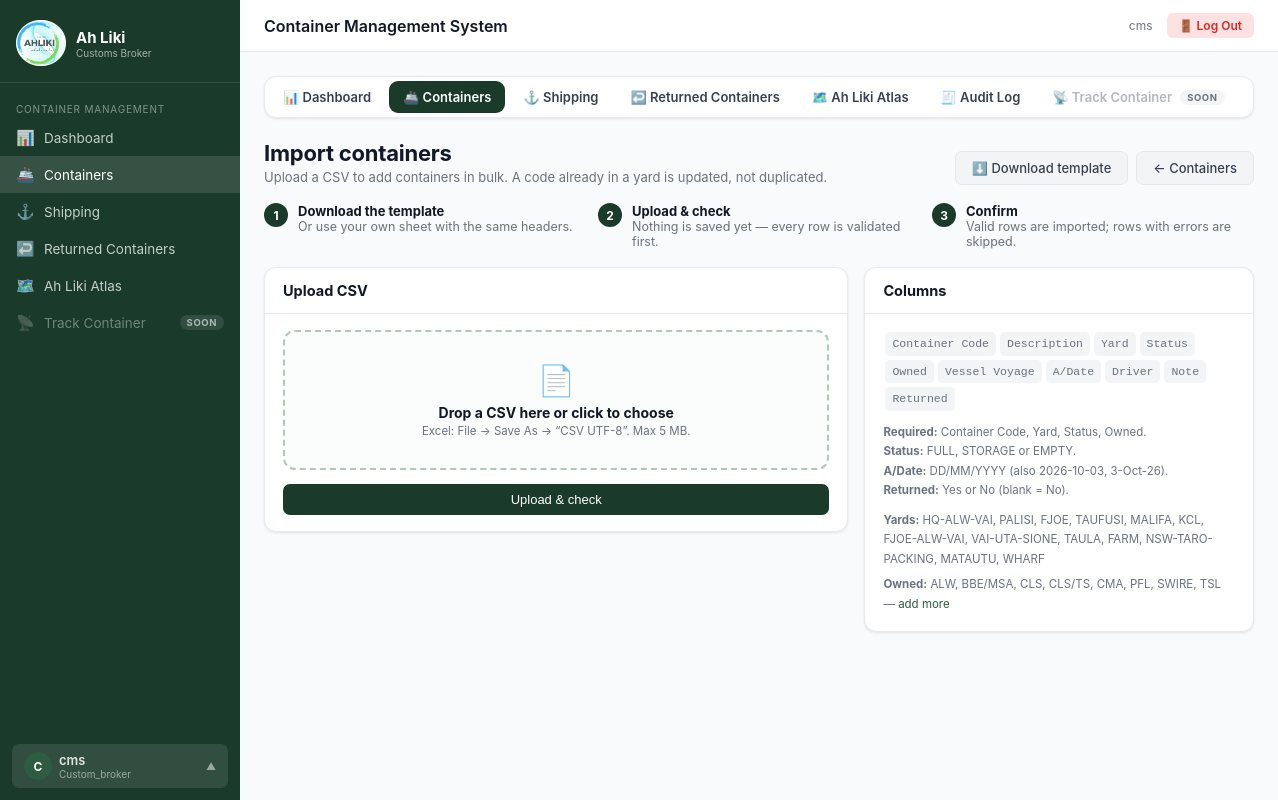
Page /cms/containers/import/ (signed in) on the committed database.
### inventory/models.py (models this page shows, shortened)
class UserProfile(models.Model):
    ROLE_CHOICES = [
        ('admin', 'Admin'),
        ('manager', 'Manager'),
        ('finance', 'Finance'),
        ('warehouse', 'Warehouse Lead'),
        ('wms_operator', 'WMS Operator'),
        ('wms_dispatcher', 'WMS Dispatcher'),
        ('cashier', 'Sales / Cashier'),
        ('custom_broker', 'Customs Broker'),
    ]
    DEPARTMENT_CHOICES = [
        ('management', 'Management'),
        ('finance', 'Finance'),
        ('warehouse', 'Warehouse & WMS'),
        ('containers', 'Containers (CMS)'),
        ('sales', 'Sales'),
    ]
    ROLE_DEPARTMENTS = {
        'admin': 'management',
        'manager': 'management',
        'finance': 'finance',
        'warehouse': 'warehouse',
        'wms_operator': 'warehouse',
        'wms_dispatcher': 'warehouse',
        'custom_broker': 'containers',
        'cashier': 'sales',
    }
    user = models.OneToOneField(User, on_delete=models.CASCADE, related_name='profile')
    role = models.CharField(max_length=20, choices=ROLE_CHOICES, default='cashier')

class Yard(models.Model):
    WHARF = 'WHARF'
    WHARF_NOTE = 'NOT YET RELEASED'
    HQ = 'HQ-ALW-VAI'   # the warehouse yard — its boxes are unloaded through Warehouse → Containers
    code = models.CharField(max_length=40, unique=True, help_text='e.g. HQ-ALW-VAI')
    description = models.CharField(max_length=200, blank=True)
    latitude = models.FloatField(help_text='Pin position on the Atlas — drag the pin to adjust')
    longitude = models.FloatField()
    is_active = models.BooleanField(default=True, help_text='Untick to hide this yard from dropdowns')
    sort_order = models.PositiveIntegerField(default=0)
    class Meta:
        ordering = ['sort_order', 'code']

class ShippingLine(models.Model):
    AH_LIKI = 'ALW'   # Ah Liki's own boxes (freezers, storage) — never unloaded by the warehouse
    name = models.CharField(max_length=80, unique=True, verbose_name='Shipping name')
    return_days = models.PositiveIntegerField(null=True, blank=True,
                                              help_text='Days after arrival the container must be returned. '
                                                        'Leave blank if it never has to go back.')
    created_at = models.DateTimeField(auto_now_add=True)
    class Meta:
        ordering = ['name']
        verbose_name = 'Shipping line'

### inventory/cms_views.py (the view, shortened to what this page needs)
# urls.py: path('cms/containers/import/', cms_views.container_import, name='cms_container_import'),
@login_required
@role_required(*CMS_ROLES)
def container_import(request):
    context = {'columns': cms_csv.COLUMNS, 'yards': Yard.objects.filter(is_active=True),
               'owners': ShippingLine.objects.all()}
    return render(request, 'cms/import.html', context)

### ahliki_ims/health.py (called while the page is built)
    def __call__(self, request):
        if request.path == HEALTH_PATH:
            return HttpResponse('ok', content_type='text/plain')
        return self.get_response(request)

### inventory/audit.py (called while the page is built)
    def __call__(self, request):
        token = _current_request.set(request)
        try:
            return self.get_response(request)
        finally:
            _current_request.reset(token)

### inventory/context_processors.py (called while the page is built)
def alerts_count(request):
    if request.user.is_authenticated:
        return {'open_alerts_count': StockAlert.objects.filter(is_resolved=False).count()}
    return {'open_alerts_count': 0}

### inventory/templatetags/custom_tags.py (called while the page is built)
@register.filter
def user_role(user):
    if not user.is_authenticated:
        return ''
    try:
        from inventory.models import UserProfile
        profile, _ = UserProfile.objects.get_or_create(user=user)
        return profile.role
    except:
        return ''

### inventory/views.py (called while the page is built, shortened)
def role_required(*roles):
    from functools import wraps
    def decorator(view_func):
        @wraps(view_func)
        def _wrapped(request, *args, **kwargs):
            if not request.user.is_authenticated:
                return redirect('login')
            if request.user.is_superuser:
                return view_func(request, *args, **kwargs)
            profile, _ = UserProfile.objects.get_or_create(user=request.user)
            if profile.role in roles:
                return view_func(request, *args, **kwargs)
        return _wrapped
    return decorator

### templates/cms/import.html (shortened to what this page needs)
{% extends 'cms/_base.html' %}
{% block topbar_title %}Container Management System{% endblock %}
{% block cms_content %}
<div class="cms-head">
  <div>
    <h1>Import containers</h1>
    <p>Upload a CSV to add containers in bulk. A code already in a yard is updated, not duplicated.</p>
  </div>
  <div class="cms-actions">
    <a href="{% url 'cms_import_template' %}" class="btn btn-secondary">⬇️ Download template</a>
    <a href="{% url 'cms_containers' %}" class="btn btn-secondary">← Containers</a>
  </div>
</div>
<div class="cms-steps">
  <div class="cms-step"><b>1</b><div><strong>Download the template</strong>Or use your own sheet with the same headers.</div></div>
  <div class="cms-step"><b>2</b><div><strong>Upload &amp; check</strong>Nothing is saved yet — every row is validated first.</div></div>
  <div class="cms-step"><b>3</b><div><strong>Confirm</strong>Valid rows are imported; rows with errors are skipped.</div></div>
</div>
{% if not filename %}
<div class="cms-grid-2" style="align-items:start">
  <section class="cms-panel">
    <div class="cms-panel-head"><h2>Upload CSV</h2></div>
    <form method="post" enctype="multipart/form-data" class="cms-panel-body" id="uploadForm">
      <label class="cms-drop" id="drop">
        <div class="big">📄</div>
        <strong id="dropText">Drop a CSV here or click to choose</strong>
        <span class="cms-sub">Excel: File → Save As → “CSV UTF-8”. Max 5 MB.</span>
      </label>
      <button type="submit" class="btn btn-primary" style="width:100%;justify-content:center;margin-top:14px">Upload &amp; check</button>
    </form>
  </section>
  <section class="cms-panel">
    <div class="cms-panel-head"><h2>Columns</h2></div>
    <div class="cms-panel-body cms-sub" style="line-height:1.7">
      <div class="cms-cols">{% for c in columns %}<code>{{ c }}</code>{% endfor %}</div>
      <p style="margin-top:10px"><strong>Required:</strong> Container Code, Yard, Status, Owned.<br>
      <strong>Status:</strong> FULL, STORAGE or EMPTY.<br>
      <strong>A/Date:</strong> DD/MM/YYYY (also 2026-10-03, 3-Oct-26).<br>
      <strong>Returned:</strong> Yes or No (blank = No).</p>
      <p style="margin-top:10px"><strong>Yards:</strong> {% for y in yards %}{{ y.code }}{% if not forloop.last %}, {% endif %}{% endfor %}</p>
      <p style="margin-top:6px"><strong>Owned:</strong> {% for o in owners %}{{ o.name }}{% if not forloop.last %}, {% endif %}{% endfor %}
        — <a href="{% url 'cms_shipping' %}">add more</a></p>
    </div>
  </section>
</div>
{% endif %}
{% endblock %}

### templates/base.html (shortened to what this page needs)
<!DOCTYPE html>
<html lang="en">
<head>
{% load static %}
{% load custom_tags %}
<link rel="stylesheet" href="{% static 'css/main.css' %}">
{% block extra_css %}{% endblock %}
</head>
<body>
{% with user_role=request.user|user_role %}
{% with is_admin=request.user.is_superuser %}
<div class="layout{% if user_role == 'wms_operator' or user_role == 'wms_dispatcher' %} wms-op-layout{% endif %}">
  <aside class="sidebar" id="sidebar">
    <div class="sidebar-brand">
      <div class="logo">
        <img src="{% static 'image/ahliki_logo.png' %}" alt="Ah Liki Logo" class="logo-image">
        <div>
          <div class="logo-text">Ah Liki</div>
          <div class="logo-sub">{% if user_role == 'wms_operator' %}WMS Operator{% elif user_role == 'wms_dispatcher' %}WMS Dispatcher{% elif user_role == 'custom_broker' %}Customs Broker{% else %}Inventory System{% endif %}</div>
        </div>
      </div>
    </div>
    <nav class="sidebar-nav">
      {% if user_role == 'wms_operator' %}
      <div class="nav-section">Home</div>
      <a href="{% url 'wms_dashboard' %}" class="{% if request.resolver_match.url_name == 'wms_dashboard' %}active{% endif %}">
        <span class="icon">🏠</span> WMS Dashboard
      </a>
      <div class="nav-section">Receive Stock</div>
      <a href="{% url 'grn_list' %}" class="{% if 'grn' in request.resolver_match.url_name %}active{% endif %}">
        <span class="icon">📥</span> Receive Stock (GRN)
      </a>
      <a href="{% url 'grn_add' %}" class="{% if request.resolver_match.url_name == 'grn_add' %}active{% endif %}">
        <span class="icon">➕</span> New GRN
      </a>
      <a href="{% url 'warehouse_container_list' %}" class="{% if 'container' in request.resolver_match.url_name and 'cms_' not in request.resolver_match.url_name %}active{% endif %}">
        <span class="icon">🚢</span> Containers
      </a>
      <div class="nav-section">WMS Operations</div>
      <a href="{% url 'wms_checkin' %}" class="{% if 'checkin' in request.resolver_match.url_name %}active{% endif %}">
        <span class="icon">📍</span> Check-In Pallet
      </a>
      <a href="{% url 'wms_transfer' %}" class="{% if 'transfer' in request.resolver_match.url_name %}active{% endif %}">
        <span class="icon">↔️</span> Transfer Pallet
      </a>
      <a href="{% url 'pallet_list' %}" class="{% if 'pallet' in request.resolver_match.url_name %}active{% endif %}">
        <span class="icon">📦</span> Pallets
      </a>
      <a href="{% url 'shelf_list' %}" class="{% if 'shelf' in request.resolver_match.url_name %}active{% endif %}">
        <span class="icon">🗄️</span> Shelf Locations
      </a>
      {% elif user_role == 'custom_broker' %}
      <div class="nav-section">Container Management</div>
      <a href="{% url 'cms_dashboard' %}" class="{% if request.resolver_match.url_name == 'cms_dashboard' %}active{% endif %}">
        <span class="icon">📊</span> Dashboard
      </a>
      <a href="{% url 'cms_containers' %}" class="{% if request.resolver_match.url_name == 'cms_containers' or 'cms_container_' in request.resolver_match.url_name %}active{% endif %}">
        <span class="icon">🚢</span> Containers
      </a>
      <a href="{% url 'cms_shipping' %}" class="{% if 'cms_shipping' in request.resolver_match.url_name %}active{% endif %}">
        <span class="icon">⚓</span> Shipping
      </a>
      <a href="{% url 'cms_returns' %}" class="{% if 'cms_return' in request.resolver_match.url_name %}active{% endif %}">
        <span class="icon">↩️</span> Returned Containers
      </a>
      <a href="{% url 'cms_atlas' %}" class="{% if request.resolver_match.url_name == 'cms_atlas' %}active{% endif %}">
        <span class="icon">🗺️</span> Ah Liki Atlas
      </a>
      <span class="nav-disabled" title="Coming soon" aria-disabled="true">
        <span class="icon">📡</span> Track Container <span class="nav-soon">Soon</span>
      </span>
      {% endif %}
    </nav>
    <div style="padding:12px">
      <div class="user-menu" id="userMenu">
        <button class="user-btn" onclick="toggleUserMenu()">
          <div class="user-avatar">{{ request.user.first_name|first|upper|default:request.user.username|first|upper }}</div>
          <div class="user-info">
            <div class="user-name">{{ request.user.get_full_name|default:request.user.username }}</div>
            <div class="user-role">{% if request.user.is_authenticated %}{{ request.user|user_role|default:"Staff" }}{% else %}Guest{% endif %}</div>
          </div>
          <span class="dropdown-arrow">▲</span>
        </button>
      </div>
    </div>
  </aside>
  <div class="main">
    <div class="topbar">
      <div class="topbar-title">
        {% block topbar_title %}{% endblock %}
      </div>
      <div class="topbar-right">
        <a href="{% url 'profile' %}" class="topbar-user">
          {{ request.user.get_full_name|default:request.user.username }}
        </a>
        <form method="post" action="{% url 'logout' %}" style="margin:0">
          <button type="submit" class="topbar-logout" title="Log Out">🚪<span class="lbl"> Log Out</span></button>
        </form>
      </div>
    </div>
    <div class="content">
      {% block content %}{% endblock %}
    </div>
  </div>
</div>
{% endwith %}
{% endwith %}
</body>
</html>

### static/css/main.css (style rules this page uses)
:root { --green-dark: #1a3a2a; --green-mid: #2d5c42; --green-light: #e8f2ec; --green-border: #b0c8b8; --amber: #f59e0b; --red: #dc2626; --blue: #2563eb; --gray-50: #f9fafb; --gray-100: #f3f4f6; --gray-200: #e5e7eb; --gray-500: #6b7280; --gray-700: #374151; --gray-900: #111827; --white: #ffffff; --sidebar-w: 240px; }
* { box-sizing: border-box; margin: 0; padding: 0; }
body { font-family: -apple-system, BlinkMacSystemFont, 'Segoe UI', sans-serif; font-size: 14px; color: var(--gray-900); background: var(--gray-50); }
a { color: var(--green-mid); text-decoration: none; }
.layout { display: flex; min-height: 100vh; }
.sidebar { width: var(--sidebar-w); background: var(--green-dark); color: #fff; display: flex; flex-direction: column; position: fixed; top: 0; left: 0; height: 100vh; overflow-y: auto; z-index: 100; }
.sidebar-brand { padding: 20px 16px 16px; border-bottom: 1px solid rgba(255,255,255,0.1); }
.sidebar-brand .logo { display: flex; align-items: center; gap: 10px; }
.sidebar-brand .logo-text { font-weight: 700; font-size: 15px; }
.sidebar-brand .logo-sub { font-size: 10px; opacity: 0.6; }
.sidebar-nav { flex: 1; padding: 12px 0; }
.nav-section { padding: 8px 16px 4px; font-size: 10px; text-transform: uppercase; letter-spacing: 0.08em; opacity: 0.45; }
.sidebar-nav a { display: flex; align-items: center; gap: 10px; padding: 9px 16px; color: rgba(255,255,255,0.75); font-size: 13.5px; transition: all 0.15s; }
.sidebar-nav a:hover, .sidebar-nav a.active { background: rgba(255,255,255,0.12); color: #fff; text-decoration: none; }
.sidebar-nav a .icon { width: 18px; text-align: center; font-size: 15px; }
.main { margin-left: var(--sidebar-w); flex: 1; display: flex; flex-direction: column; }
.topbar { background: var(--white); border-bottom: 1px solid var(--gray-200); padding: 0 24px; height: 52px; display: flex; align-items: center; justify-content: space-between; position: sticky; top: 0; z-index: 50; }
.topbar-title { font-weight: 600; font-size: 16px; }
.topbar-right { display: flex; align-items: center; gap: 14px; }
.content { padding: 24px; flex: 1; }
.btn { display: inline-flex; align-items: center; gap: 6px; padding: 8px 16px; border-radius: 7px; font-size: 13px; font-weight: 500; cursor: pointer; border: none; transition: all 0.15s; }
.btn-primary { background: var(--green-dark); color: #fff; }
.btn-secondary { background: var(--gray-100); color: var(--gray-700); border: 1px solid var(--gray-200); }
.topbar-title { display: flex; align-items: center; gap: 8px; min-width: 0; }
.topbar-user { font-size: 12px; color: var(--gray-500); text-decoration: none; white-space: nowrap; }
.topbar-logout { background: #fee2e2; border: none; color: #dc2626; padding: 5px 12px; border-radius: 6px; font-size: 12px; cursor: pointer; font-family: inherit; font-weight: 600; white-space: nowrap; }

### static/css/cms.css (style rules this page uses)
.cms-head { display: flex; align-items: flex-end; justify-content: space-between; gap: 16px; margin-bottom: 18px; flex-wrap: wrap; }
.cms-head h1 { font-size: 22px; font-weight: 750; letter-spacing: -.01em; }
.cms-head p { font-size: 13px; color: var(--cms-muted); margin-top: 3px; }
.cms-actions { display: flex; gap: 8px; flex-wrap: wrap; }
.cms-panel { background: var(--white); border: 1px solid var(--cms-line); border-radius: 12px; box-shadow: var(--cms-shadow); overflow: hidden; }
.cms-panel-head { display: flex; align-items: center; justify-content: space-between; gap: 10px; padding: 14px 18px; border-bottom: 1px solid var(--cms-line); flex-wrap: wrap; }
.cms-panel-head h2 { font-size: 14.5px; font-weight: 700; }
.cms-panel-body { padding: 16px 18px; }
.cms-grid-2 { display: grid; grid-template-columns: 3fr 2fr; gap: 16px; margin-bottom: 16px; }
.cms-sub { font-size: 11.5px; color: var(--cms-muted); }

### rows in the picture
Yard: code "HQ-ALW-VAI"
Yard: code "PALISI"
Yard: code "FJOE"
Yard: code "TAUFUSI"
Yard: code "MALIFA"
Yard: code "KCL"
Yard: code "FJOE-ALW-VAI"
Yard: code "VAI-UTA-SIONE"
Yard: code "TAULA"
Yard: code "FARM"
Yard: code "NSW-TARO-PACKING"
Yard: code "MATAUTU"
Yard: code "WHARF"
ShippingLine: name "ALW"
ShippingLine: name "BBE/MSA"
ShippingLine: name "CLS"
ShippingLine: name "CLS/TS"
ShippingLine: name "CMA"
ShippingLine: name "PFL"
ShippingLine: name "SWIRE"
ShippingLine: name "TSL"

### other values in the picture
{{ request.user.get_full_name|default:request.user.username }} "cms"
{{ request.user|user_role|default:"Staff" }} "Custom_broker"
{{ c }} "Container Code" "Description" "Yard" "Status" "Owned" "Vessel Voyage" "A/Date" "Driver" "Note" "Returned"
